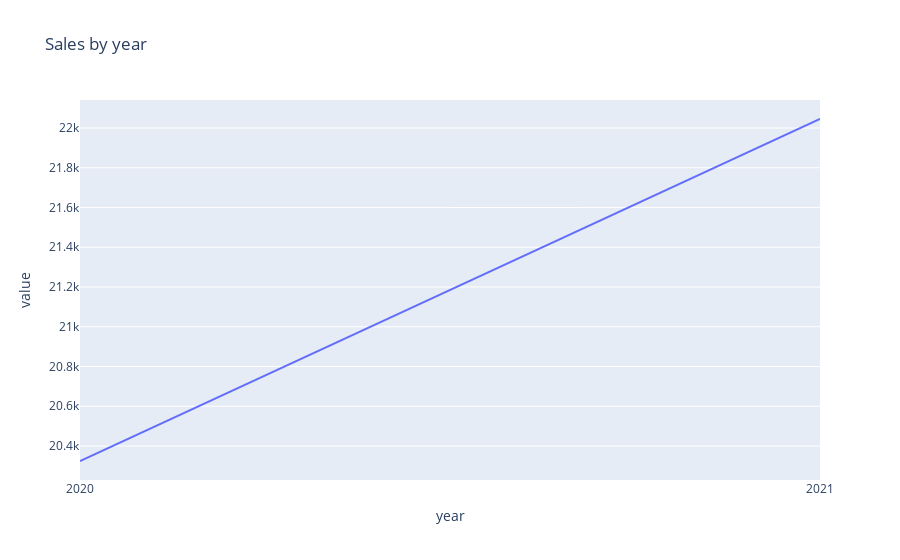

Notebook code cell kept with this figure:
### Code cell
# average_year
sales_ex_1_year = copy.deepcopy(sales_ex_1)
sales_ex_1_year['year'] = pd.to_datetime(sales_ex_1.date).dt.year
sales_ex_1_year = sales_ex_1_year.groupby(by='year').mean().reset_index().sort_values(by='year')
sales_ex_1_year.year = sales_ex_1_year.year.astype('str')
fig = px.line(sales_ex_1_year, x="year", y="value", title='Sales by year')
fig.show()

### Figure 1 — Plotly figure (JSON) as saved in the notebook; plotly's stock layout.template omitted (floating-point values rounded to 4 significant figures)
{"data": [{"hovertemplate": "year=%{x}<br>value=%{y}<extra></extra>", "legendgroup": "", "line": {"color": "#636efa", "dash": "solid"}, "marker": {"symbol": "circle"}, "mode": "lines", "name": "", "orientation": "v", "showlegend": false, "type": "scatter", "x": ["2020", "2021"], "xaxis": "x", "y": [20320.0, 22050.0], "yaxis": "y"}], "layout": {"legend": {"tracegroupgap": 0}, "title": {"text": "Sales by year"}, "xaxis": {"anchor": "y", "domain": [0, 1], "title": {"text": "year"}}, "yaxis": {"anchor": "x", "domain": [0, 1], "title": {"text": "value"}}}}
